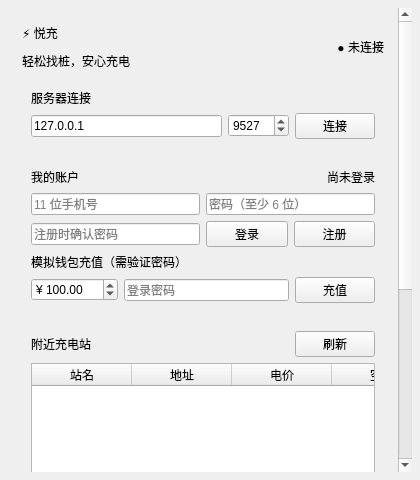
<?xml version="1.0" encoding="UTF-8"?>
<ui version="4.0">
 <class>UserWindow</class>
 <widget class="QMainWindow" name="UserWindow">
  <property name="windowTitle"><string>悦充 · 用户端</string></property>
  <property name="minimumSize"><size><width>420</width><height>480</height></size></property>
  <property name="styleSheet"><string notr="true">QMainWindow,QWidget#centralwidget{background:#eef3f9;color:#23314a;font-family:&quot;Microsoft YaHei&quot;;font-size:14px} QFrame#phoneShell{background:#f7f9fc;border:1px solid #dce4ef;border-radius:24px} QFrame.card{background:#ffffff;border:1px solid #e5eaf1;border-radius:14px} QLabel#brandLabel{font-size:26px;font-weight:700;color:#2457d6} QLabel#sloganLabel{color:#8190a7} QLabel.sectionTitle{font-size:16px;font-weight:700;color:#263550} QLabel#balanceLabel{font-size:24px;font-weight:700;color:#2457d6} QLabel#statusLabel{color:#d85b6a;font-weight:600} QLabel#chargeStatusLabel{background:#edf3ff;color:#315fc4;border-radius:9px;padding:10px;font-weight:600} QLineEdit,QSpinBox,QDoubleSpinBox,QComboBox{background:#f7f9fd;border:1px solid #d9e1ec;border-radius:8px;padding:8px;min-height:24px;color:#273650;selection-background-color:#4878e8} QLineEdit:focus,QSpinBox:focus,QDoubleSpinBox:focus,QComboBox:focus{border:1px solid #4878e8;background:#ffffff} QPushButton{background:#416fe3;border:0;border-radius:9px;padding:9px 12px;min-height:24px;color:#ffffff;font-weight:600} QPushButton:hover{background:#315fd1} QPushButton:pressed{background:#254da9} QPushButton.secondary{background:#edf2fb;color:#3d5f9f;border:1px solid #d9e3f4} QPushButton.danger{background:#fff0f2;color:#cc5062;border:1px solid #f4d4da} QTableWidget{background:#ffffff;alternate-background-color:#f8faff;border:1px solid #e5eaf1;border-radius:9px;gridline-color:#edf1f6;color:#344158} QHeaderView::section{background:#f2f6fb;color:#6b7b92;border:0;border-right:1px solid #e4eaf2;padding:7px;font-weight:600} QTableWidget::item{padding:4px} QTableWidget::item:selected{background:#dfe8ff;color:#244ba6} QScrollBar:vertical{background:transparent;width:8px;border-radius:4px;margin:2px} QScrollBar::handle:vertical{background:#c0c8d8;border-radius:4px;min-height:24px} QScrollBar::handle:vertical:hover{background:#a0aac0} QScrollBar::add-line:vertical,QScrollBar::s</string></property>
  <widget class="QWidget" name="centralwidget">
   <layout class="QVBoxLayout" name="outerLayout">
    <property name="leftMargin"><number>0</number></property>
    <property name="topMargin"><number>0</number></property>
    <property name="rightMargin"><number>0</number></property>
    <property name="bottomMargin"><number>0</number></property>
    <item><widget class="QStackedWidget" name="stackedWidget">
     <property name="currentIndex"><number>0</number></property>
     <widget class="QWidget" name="mainPage">
      <layout class="QVBoxLayout" name="mainPageLayout">
       <property name="leftMargin"><number>8</number></property>
       <property name="topMargin"><number>8</number></property>
       <property name="rightMargin"><number>8</number></property>
       <property name="bottomMargin"><number>8</number></property>
       <item><widget class="QScrollArea" name="scrollArea">
     <property name="widgetResizable"><bool>true</bool></property>
     <property name="frameShape"><enum>QFrame::NoFrame</enum></property>
     <widget class="QWidget" name="scrollContent">
      <layout class="QVBoxLayout" name="scrollLayout">
       <property name="leftMargin"><number>0</number></property>
       <property name="topMargin"><number>0</number></property>
       <property name="rightMargin"><number>0</number></property>
       <property name="bottomMargin"><number>0</number></property>
       <item><widget class="QFrame" name="phoneShell">
        <layout class="QVBoxLayout" name="verticalLayout">
         <property name="spacing"><number>10</number></property>
         <property name="leftMargin"><number>14</number></property>
         <property name="topMargin"><number>16</number></property>
         <property name="rightMargin"><number>14</number></property>
         <property name="bottomMargin"><number>14</number></property>
         <item><layout class="QHBoxLayout" name="brandLayout">
          <item><layout class="QVBoxLayout">
           <item><widget class="QLabel" name="brandLabel"><property name="text"><string>⚡ 悦充</string></property></widget></item>
           <item><widget class="QLabel" name="sloganLabel"><property name="text"><string>轻松找桩，安心充电</string></property></widget></item>
          </layout></item>
          <item><spacer name="brandSpacer"><property name="orientation"><enum>Qt::Horizontal</enum></property><property name="sizeHint" stdset="0"><size><width>30</width><height>20</height></size></property></spacer></item>
          <item><widget class="QLabel" name="statusLabel"><property name="text"><string>● 未连接</string></property><property name="alignment"><set>Qt::AlignRight|Qt::AlignTrailing|Qt::AlignVCenter</set></property></widget></item>
         </layout></item>
         <item><widget class="QFrame" name="connectionCard"><property name="class" stdset="0"><string>card</string></property>
          <layout class="QGridLayout" name="connectionLayout">
           <item row="0" column="0" colspan="3"><widget class="QLabel" name="connectionTitle"><property name="text"><string>服务器连接</string></property><property name="class" stdset="0"><string>sectionTitle</string></property></widget></item>
           <item row="1" column="0"><widget class="QLineEdit" name="hostEdit"><property name="text"><string>127.0.0.1</string></property><property name="placeholderText"><string>服务器地址</string></property></widget></item>
           <item row="1" column="1"><widget class="QSpinBox" name="portSpin"><property name="maximum"><number>65535</number></property><property name="value"><number>9527</number></property></widget></item>
           <item row="1" column="2"><widget class="QPushButton" name="connectButton"><property name="text"><string>连接</string></property></widget></item>
          </layout>
         </widget></item>
         <item><widget class="QFrame" name="accountCard"><property name="class" stdset="0"><string>card</string></property>
          <layout class="QVBoxLayout" name="accountLayout">
           <item><layout class="QHBoxLayout">
            <item><widget class="QLabel" name="accountTitle"><property name="text"><string>我的账户</string></property><property name="class" stdset="0"><string>sectionTitle</string></property></widget></item>
            <item><spacer name="accountSpacer"><property name="orientation"><enum>Qt::Horizontal</enum></property><property name="sizeHint" stdset="0"><size><width>20</width><height>20</height></size></property></spacer></item>
            <item><widget class="QLabel" name="welcomeLabel"><property name="text"><string>尚未登录</string></property><property name="alignment"><set>Qt::AlignRight|Qt::AlignTrailing|Qt::AlignVCenter</set></property></widget></item>
           </layout></item>
           <item><layout class="QGridLayout" name="loginLayout">
            <item row="0" column="0"><widget class="QLineEdit" name="phoneEdit"><property name="placeholderText"><string>11 位手机号</string></property><property name="maxLength"><number>11</number></property></widget></item>
            <item row="0" column="1"><widget class="QLineEdit" name="passwordEdit"><property name="placeholderText"><string>密码（至少 6 位）</string></property><property name="echoMode"><enum>QLineEdit::Password</enum></property></widget></item>
            <item row="1" column="0"><widget class="QLineEdit" name="confirmPasswordEdit"><property name="placeholderText"><string>注册时确认密码</string></property><property name="echoMode"><enum>QLineEdit::Password</enum></property></widget></item>
            <item row="1" column="1"><layout class="QHBoxLayout">
             <item><widget class="QPushButton" name="loginButton"><property name="text"><string>登录</string></property></widget></item>
             <item><widget class="QPushButton" name="registerButton"><property name="text"><string>注册</string></property><property name="class" stdset="0"><string>secondary</string></property></widget></item>
            </layout></item>
           </layout></item>
           <item><layout class="QVBoxLayout" name="walletLayout">
            <item><widget class="QLabel" name="walletText"><property name="text"><string>模拟钱包充值（需验证密码）</string></property></widget></item>
            <item><layout class="QHBoxLayout">
             <item><widget class="QDoubleSpinBox" name="rechargeSpin"><property name="maximum"><double>10000.000000000000000</double></property><property name="value"><double>100.000000000000000</double></property><property name="prefix"><string>¥ </string></property></widget></item>
             <item><widget class="QLineEdit" name="rechargePasswordEdit"><property name="placeholderText"><string>登录密码</string></property><property name="echoMode"><enum>QLineEdit::Password</enum></property></widget></item>
             <item><widget class="QPushButton" name="rechargeButton"><property name="text"><string>充值</string></property><property name="class" stdset="0"><string>secondary</string></property></widget></item>
            </layout></item>
           </layout></item>
          </layout>
         </widget></item>
         <item><widget class="QFrame" name="stationCard"><property name="class" stdset="0"><string>card</string></property>
          <layout class="QVBoxLayout" name="stationLayout">
           <item><layout class="QHBoxLayout">
            <item><widget class="QLabel" name="stationTitle"><property name="text"><string>附近充电站</string></property><property name="class" stdset="0"><string>sectionTitle</string></property></widget></item>
            <item><spacer name="stationSpacer"><property name="orientation"><enum>Qt::Horizontal</enum></property><property name="sizeHint" stdset="0"><size><width>20</width><height>20</height></size></property></spacer></item>
            <item><widget class="QPushButton" name="refreshButton"><property name="text"><string>刷新</string></property><property name="class" stdset="0"><string>secondary</string></property></widget></item>
           </layout></item>
           <item><widget class="QTableWidget" name="stationTable">
             <property name="minimumSize"><size><width>0</width><height>180</height></size></property>
            <property name="alternatingRowColors"><bool>true</bool></property>
            <property name="selectionBehavior"><enum>QAbstractItemView::SelectRows</enum></property>
            <property name="selectionMode"><enum>QAbstractItemView::SingleSelection</enum></property>
            <property name="columnCount"><number>5</number></property>
            <column><property name="text"><string>站名</string></property></column>
            <column><property name="text"><string>地址</string></property></column>
            <column><property name="text"><string>电价</string></property></column>
            <column><property name="text"><string>空闲</string></property></column>
            <column><property name="text"><string>导航</string></property></column>
           </widget></item>
           <item><layout class="QHBoxLayout" name="reservationLayout">
            <item><widget class="QPushButton" name="reserveButton"><property name="text"><string>预约 20 分钟</string></property><property name="class" stdset="0"><string>secondary</string></property></widget></item>
            <item><widget class="QPushButton" name="cancelButton"><property name="text"><string>取消预约</string></property><property name="class" stdset="0"><string>danger</string></property></widget></item>
            <item><spacer name="reservationSpacer"><property name="orientation"><enum>Qt::Horizontal</enum></property><property name="sizeHint" stdset="0"><size><width>20</width><height>20</height></size></property></spacer></item>
           </layout></item>
          </layout>
         </widget></item>
         <item><widget class="QFrame" name="chargeCard"><property name="class" stdset="0"><string>card</string></property>
          <layout class="QVBoxLayout" name="chargeCardLayout">
           <item><widget class="QLabel" name="chargeTitle"><property name="text"><string>开始充电</string></property><property name="class" stdset="0"><string>sectionTitle</string></property></widget></item>
           <item><layout class="QHBoxLayout" name="chargeOptionsLayout">
            <item><widget class="QComboBox" name="modeCombo">
             <item><property name="text"><string>按金额</string></property></item>
             <item><property name="text"><string>按电量</string></property></item>
             <item><property name="text"><string>按时间</string></property></item>
            </widget></item>
            <item><widget class="QDoubleSpinBox" name="targetSpin">
             <property name="minimum"><double>0.010000000000000</double></property>
             <property name="maximum"><double>9999.000000000000000</double></property>
             <property name="value"><double>10.000000000000000</double></property>
             <property name="prefix"><string>目标 </string></property>
            </widget></item>
           </layout></item>
           <item><layout class="QHBoxLayout" name="chargeButtonsLayout">
            <item><widget class="QPushButton" name="startButton"><property name="text"><string>开始充电</string></property></widget></item>
            <item><widget class="QPushButton" name="stopButton"><property name="text"><string>停止并结算</string></property><property name="class" stdset="0"><string>danger</string></property></widget></item>
           </layout></item>
           <item><widget class="QLabel" name="chargeStatusLabel"><property name="text"><string>当前无充电订单</string></property><property name="alignment"><set>Qt::AlignCenter</set></property></widget></item>
          </layout>
         </widget></item>
         <item><widget class="QLabel" name="footerLabel"><property name="text"><string>首页   ·   找桩   ·   充电   ·   我的</string></property><property name="alignment"><set>Qt::AlignCenter</set></property><property name="styleSheet"><string notr="true">color:#8794a8;padding:4px</string></property></widget></item>
        </layout>
       </widget></item>
       <item><spacer name="bottomSpacer"><property name="orientation"><enum>Qt::Vertical</enum></property><property name="sizeHint" stdset="0"><size><width>20</width><height>0</height></size></property></spacer></item>
      </layout>
     </widget>
    </widget></item>
      </layout>
     </widget>
     <widget class="QWidget" name="navPage">
      <layout class="QVBoxLayout" name="navPageLayout">
       <property name="leftMargin"><number>0</number></property>
       <property name="topMargin"><number>0</number></property>
       <property name="rightMargin"><number>0</number></property>
       <property name="bottomMargin"><number>0</number></property>
       <item><widget class="QFrame" name="navToolBar">
        <property name="styleSheet"><string notr="true">QFrame#navToolBar{background:#f7f9fc;border-bottom:1px solid #dce4ef}</string></property>
        <property name="fixedHeight"><number>48</number></property>
        <layout class="QHBoxLayout" name="navToolLayout">
         <property name="leftMargin"><number>12</number></property>
         <property name="rightMargin"><number>12</number></property>
         <item><widget class="QPushButton" name="navBackButton">
          <property name="text"><string>← 返回</string></property>
          <property name="class" stdset="0"><string>secondary</string></property>
          <property name="fixedWidth"><number>80</number></property>
         </widget></item>
         <item><widget class="QLabel" name="navTitleLabel">
          <property name="text"><string>导航</string></property>
          <property name="class" stdset="0"><string>sectionTitle</string></property>
         </widget></item>
         <item><widget class="QLabel" name="navSummaryLabel">
          <property name="text"><string>正在获取路线…</string></property>
          <property name="class" stdset="0"><string>sectionTitle</string></property>
          <property name="styleSheet"><string notr="true">color:#315fc4;font-size:13px</string></property>
         </widget></item>
         <item><spacer name="navSpacer">
          <property name="orientation"><enum>Qt::Horizontal</enum></property>
          <property name="sizeHint" stdset="0"><size><width>40</width><height>20</height></size></property>
         </spacer></item>
        </layout>
        </widget></item>
       <item><widget class="QFrame" name="navSearchFrame">
        <property name="styleSheet"><string notr="true">QFrame#navSearchFrame{background:#ffffff;border-bottom:1px solid #e5eaf1}</string></property>
        <layout class="QHBoxLayout" name="navSearchLayout">
         <property name="leftMargin"><number>8</number></property>
         <property name="rightMargin"><number>8</number></property>
         <property name="topMargin"><number>4</number></property>
         <property name="bottomMargin"><number>4</number></property>
         <item><widget class="QLineEdit" name="navSearchEdit">
          <property name="placeholderText"><string>搜索目的地，如 酒店、加油站</string></property>
         </widget></item>
         <item><widget class="QPushButton" name="navSearchButton">
          <property name="text"><string>搜索</string></property>
          <property name="class" stdset="0"><string>secondary</string></property>
          <property name="fixedWidth"><number>72</number></property>
         </widget></item>
        </layout>
       </widget></item>
       <item><widget class="QListWidget" name="navSearchResultList">
        <property name="maximumHeight"><number>120</number></property>
        <property name="visible"><bool>false</bool></property>
        <property name="styleSheet"><string notr="true">QListWidget{background:#ffffff;border:1px solid #e5eaf1;border-radius:9px;padding:2px 4px} QListWidget::item{padding:4px;border-radius:6px} QListWidget::item:selected{background:#dfe8ff;color:#244ba6} QListWidget::item:hover{background:#f2f6fb}</string></property>
       </widget></item>
       </layout>
      </widget>
     </widget></item>
   </layout>
  </widget>
 </widget>
 <resources/><connections/>
</ui>
